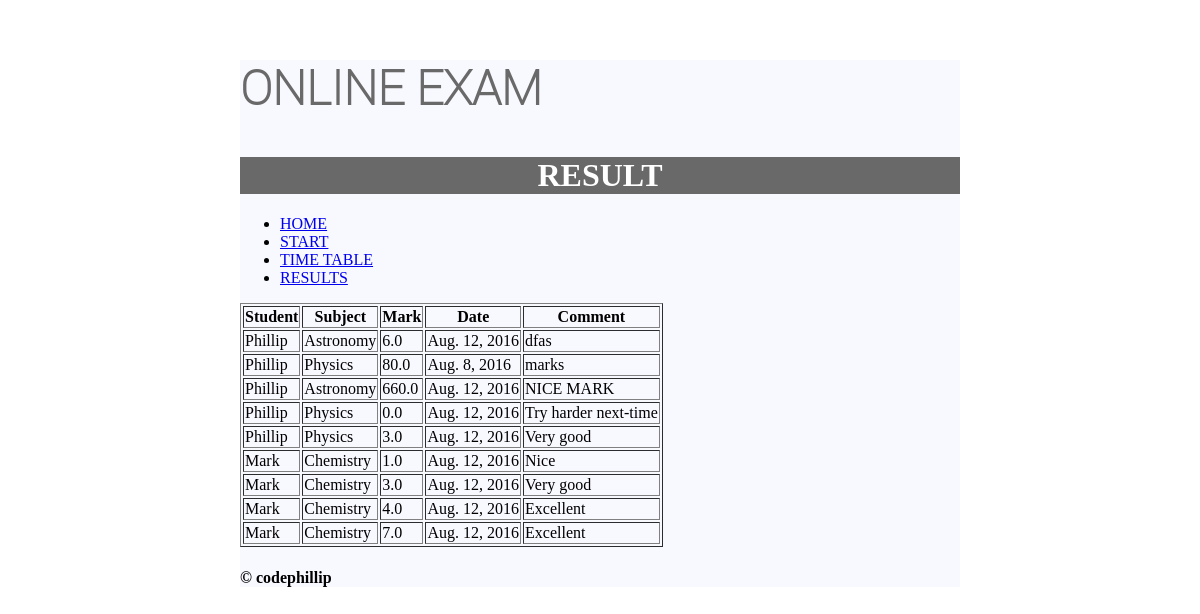
The app's page /result/, older data.
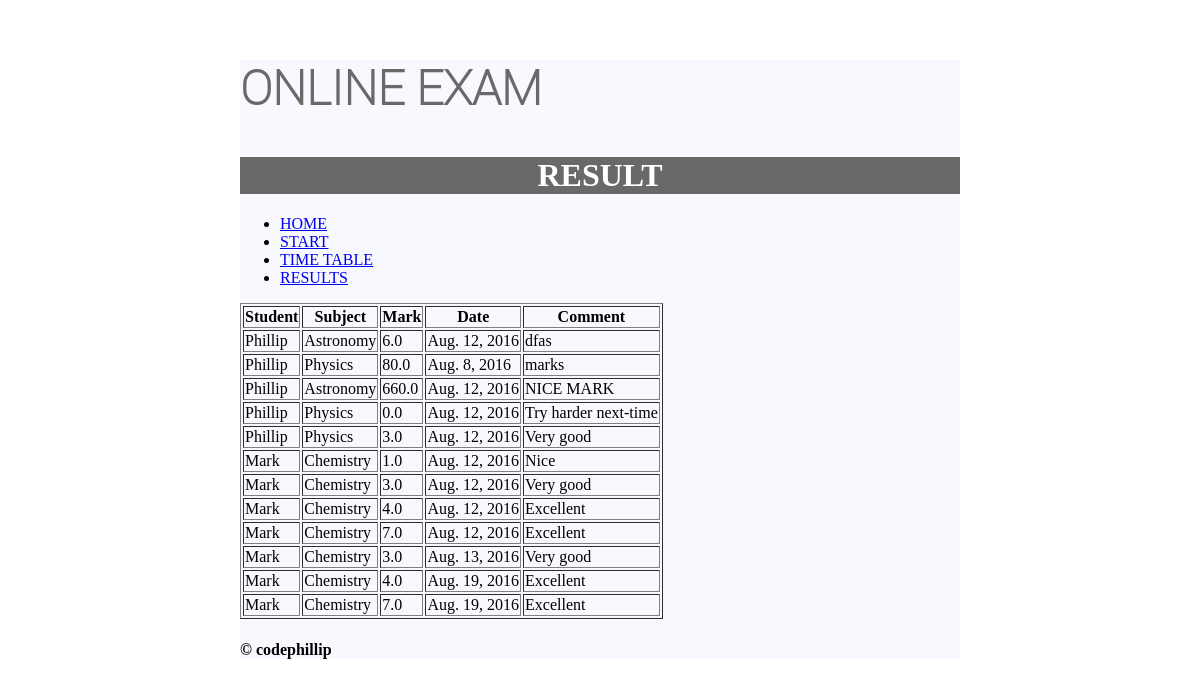
The same page, newer data.
### myapp/models.py (models this page shows, shortened)
class Result(models.Model):
    sub_id = models.ForeignKey(Subject)
    student_id = models.ForeignKey(Student)
    mark = models.FloatField()
    date = models.DateField()
    comment = models.CharField(max_length=255)

class Student(models.Model):
    classroom_id = models.ForeignKey(ClassRoom)
    name = models.CharField(max_length=255)
    age = models.IntegerField()
    def __unicode__(self):
        return self.name

class Subject(models.Model):
    subject_name = models.CharField(max_length=255)
    def __unicode__(self):
        return self.subject_name

### myapp/views.py (the view)
# urls.py: url(r'^result/$', views.result, name='result'),
def result(request):
    table = Result.objects.all()
    return render(request, 'result.html', {
        'table': table
    })

### templates/result.html
{% extends 'base.html' %}
{% block header %}
    <h1>RESULT</h1>
    {{ block.super }}
{% endblock %}
{% block content %}
    <table border="1">
        <th>Student</th>
        <th>Subject</th>
        <th>Mark</th>
        <th>Date</th>
        <th>Comment</th>
        {% for data in table %}
        <tr>
            <td>{{ data.student_id }}</td>
            <td>{{ data.sub_id }}</td>
            <td>{{ data.mark }}</td>
            <td>{{ data.date }}</td>
            <td>{{ data.comment }}</td>
        </tr>
        {% endfor %}
    </table>
{% endblock %}

### templates/base.html (shortened to what this page needs)
{% load staticfiles %}
<!DOCTYPE html>
<html lang="en">
<head>
    <link rel="stylesheet" href="{% static 'css/styles.css' %}">
</head>
<body>
<div class="myclass">
    <h2 class="title_class">ONLINE EXAM</h2>
    {% block header %}
        <nav>
            <ul>
                <li>
                    <a href="{% url 'index' %}">HOME</a>
                </li>
                <li>
                    <a href="{% url 'start' qn_id=5 %}">START</a>
                </li>
                <li>
                    <a href="{% url 'time_table' %}">TIME TABLE</a>
                </li>
                <li>
                    <a href="{% url 'result' %}">RESULTS</a>
                </li>
            </ul>
        </nav>
    {% endblock %}
    {% block content %}
    {% endblock %}
    {% block footer %}
        <h4>
            &copy; codephillip
        </h4>
    {% endblock %}
</div>
</body>
</html>

### myapp/static/css/styles.css (style rules this page uses)
.title_class { font-size: 300%; color: dimgrey; font-family: "Roboto Thin", sans-serif; }
h1 { background-color: dimgrey; color: white; text-align: center; }
h2 { font-family: "Roboto Light", sans-serif; }
body { margin-top: 5%; margin-left: 20%; margin-right: 20%; }
.myclass { background-color: ghostwhite; }

Row changes from the older to the newer data that the page shows:
added Result: student_id "Mark", sub_id "Chemistry", mark "3.0", date "Aug. 13, 2016", comment "Very good"
added Result: student_id "Mark", sub_id "Chemistry", mark "4.0", date "Aug. 19, 2016", comment "Excellent"
added Result: student_id "Mark", sub_id "Chemistry", mark "7.0", date "Aug. 19, 2016", comment "Excellent"
